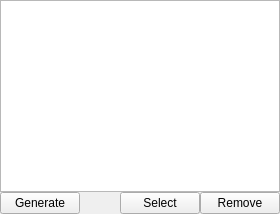
<?xml version="1.0" encoding="UTF-8"?>
<ui version="4.0">
 <class>DatabaseViewer</class>
 <widget class="QWidget" name="DatabaseViewer">
  <property name="windowTitle">
   <string>Form</string>
  </property>
  <layout class="QVBoxLayout" name="verticalLayout">
   <property name="spacing">
    <number>0</number>
   </property>
   <property name="leftMargin">
    <number>0</number>
   </property>
   <property name="topMargin">
    <number>0</number>
   </property>
   <property name="rightMargin">
    <number>0</number>
   </property>
   <property name="bottomMargin">
    <number>0</number>
   </property>
   <item>
    <widget class="QTableView" name="tableView"/>
   </item>
   <item>
    <layout class="QHBoxLayout" name="hBoxButtons">
     <item>
      <widget class="QPushButton" name="buttonGenerate">
       <property name="text">
        <string>Generate</string>
       </property>
      </widget>
     </item>
     <item>
      <spacer name="horizontalSpacer">
       <property name="orientation">
        <enum>Qt::Horizontal</enum>
       </property>
       <property name="sizeHint" stdset="0">
        <size>
         <width>40</width>
         <height>20</height>
        </size>
       </property>
      </spacer>
     </item>
     <item>
      <widget class="QPushButton" name="buttonSelect">
       <property name="text">
        <string>Select</string>
       </property>
      </widget>
     </item>
     <item>
      <widget class="QPushButton" name="buttonRemove">
       <property name="text">
        <string>Remove</string>
       </property>
      </widget>
     </item>
    </layout>
   </item>
  </layout>
 </widget>
 <resources/>
 <connections/>
</ui>
